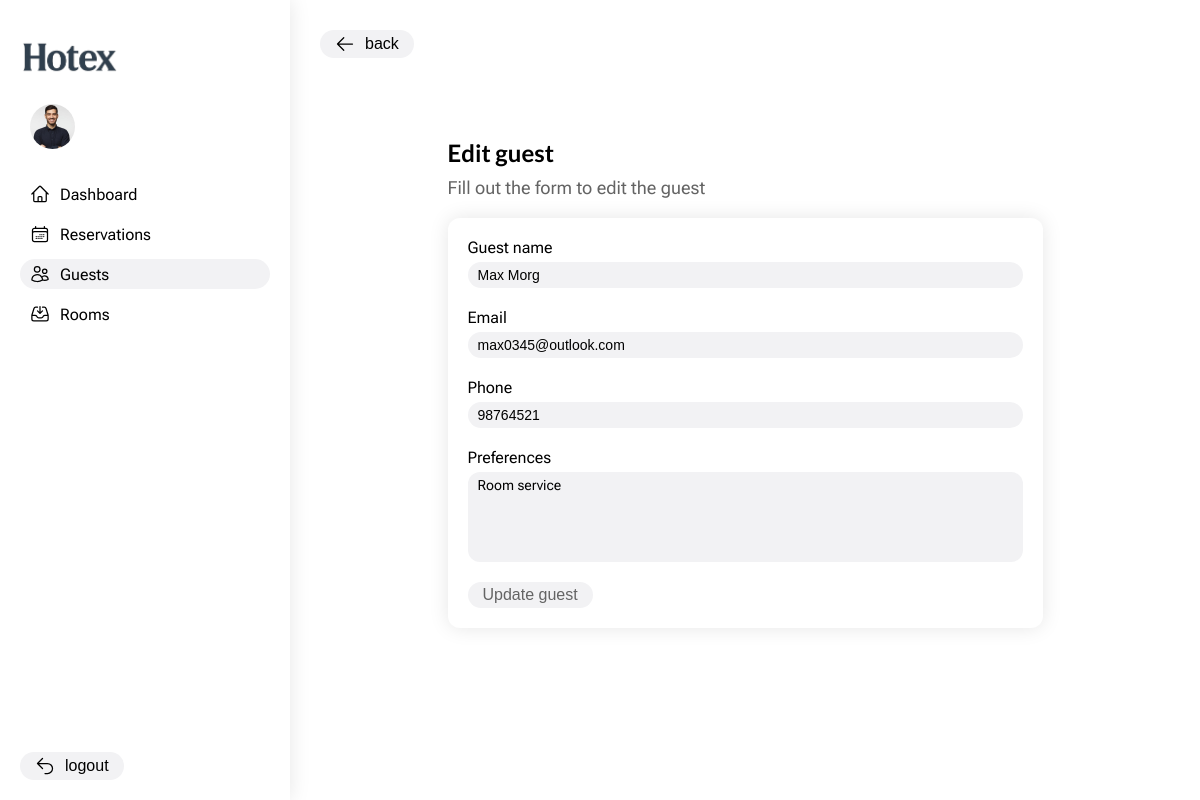
/guests/edit/10, run on the app's committed database.
### hotex_app/models.py (models this page shows, shortened)
class Guest(models.Model):
  objects = models.Manager()
  id = models.AutoField(primary_key=True)
  name = models.CharField(max_length=120)
  email = models.EmailField()
  phone = models.CharField(max_length=11)
  preference = models.TextField()

### hotex_app/views/guests.py (the view)
def edit_guest_page(request, guest_id):
  try:
    guest = Guest.objects.get(id=guest_id)
    form = GuestForm()
    form.fields['id'].initial = guest.id
    form.fields['name'].initial = guest.name
    form.fields['email'].initial = guest.email
    form.fields['phone'].initial = guest.phone
    form.fields['preferences'].initial = guest.preference
    return render(
      request,
      'forms/guest_form.html',
      {
        'user': request.user,
        'title': 'Edit Guest',
        'current_path': request.path,
        'form': form,
        'guest': guest
    })
  except Guest.DoesNotExist as error:
    print("ERROR[edit-guest]", error)
    messages.error(request, "Guest not found.")
    return redirect('guests')

### hotex_app/templates/forms/guest_form.html (shortened to what this page needs)
{% extends 'layout.html' %}
{% load static %}
{% block styles %}
    <link rel="stylesheet" href="{% static 'css/guests.css' %}">
{% endblock %}
{% block content %}
    <main class="add_guest_content">
        {% include 'blocks/back_button.html' %}
        <div class="form_wrapper">
            <h1 class="title">
                {% if guest %}
                    Edit guest
                {% else %}
                    Add a guest
                {% endif %}
            </h1>
            <p class="subtitle">
                Fill out the form to {% if guest %}edit the{% else %}add a new{% endif %} guest
            </p>
            <form
                method="POST"
                class="form"
                action="
                    {% if guest %}{% url 'update-guest' guest.id %}
                    {% else %}{% url 'save-guest' %}
                    {% endif %}"
            >
                <div class="form__input">
                    <label for="guest_name">Guest name</label>
                    <div class="input">
                        {{ form.name }}
                    </div>
                </div>
                <div class="form__input">
                    <label for="guest_email">Email</label>
                    <div class="input">
                        {{ form.email }}
                    </div>
                </div>
                <div class="form__input">
                    <label for="guest_phone">Phone</label>
                    <div class="input">
                        {{ form.phone }}
                    </div>
                </div>
                <div class="form__input">
                    <label for="guest_address">Preferences</label>
                    <div class="input input--textarea">
                        {{ form.preferences }}
                    </div>
                </div>
                <button type="submit" class="button">
                    {% if guest %}Update guest{% else %}Add guest{% endif %}
                </button>
            </form>
        </div>
    </main>
{% endblock %}

### hotex_app/static/css/main.css (style rules this page uses)
* { margin: 0; padding: 0; box-sizing: border-box; text-decoration: none; color: black; }
:root { font-family: "Segoe UI", Tahoma, sans-serif; --main-color: #f0f0f0; --color-gray: #949494; --color-light-gray: rgb(242, 242, 244); --color-dark-gray: rgb(100, 100, 100); --color-light-blue: rgb(240, 240, 255); --color-dark-blue: rgb(100, 100, 255); --color-light-red: rgb(255, 240, 240); --color-dark-red: rgb(255, 100, 100); --color-light-green: rgb(240, 255, 240); --color-dark-green: rgb(58, 133, 58); --color-green: rgb(58, 133, 58); --color-light-yellow: rgb(255, 245, 240); --color-dark-yellow: rgb(255, 170, 100); }
body { display: flex; overflow: hidden; font-family: 'Roboto Flex', sans-serif; }
h1, h2, h3, h4, h5, h6 { font-family: 'Lato', serif; }
textarea { resize: none; font-family: 'Roboto Flex', sans-serif; }
main { overflow: auto; }
.title { font-weight: 600; margin-bottom: 25px; font-size: 24px; }
.subtitle { font-weight: 400; font-size: 18px; color: var(--color-dark-gray); margin-bottom: 10px; }
.input { display: flex; align-items: center; gap: 10px; padding: 5px 10px; border-radius: 999px; background-color: var(--color-light-gray); width: fit-content; }
.input__field { border: none; outline: none; background: transparent; font-size: 14px; }
.button { display: flex; align-items: center; justify-content: center; gap: 10px; border: none; cursor: pointer; background-color: var(--color-light-gray); color: var(--color-dark-gray); font-size: 16px; font-weight: 500; width: fit-content; padding: 4px 15px; border-radius: 999px; }
.form_wrapper { width: 70%; margin: 0 auto; }
.form_wrapper .title { margin: 80px 0 10px; }
.form { background-color: white; border-radius: 12px; margin: 20px auto 0; padding: 20px; overflow-y: auto; box-shadow: 0 0 20px rgba(0, 0, 0, 0.1); }
.form .button { margin-top: 15px; }
.form__input { display: flex; flex-direction: column; margin-bottom: 20px; gap: 5px; }
.form__input .input, .input .input__field { width: 100%; }
.input--textarea { border-radius: 12px; }
.input__field--textarea { resize: none; height: 80px; }

### hotex_app/static/css/guests.css (style rules this page uses)
.add_guest_content { flex: 1; display: flex; flex-direction: column; height: 100vh; padding: 30px; }
.form .button { margin-top: 15px; }

### data on the page
Guest: name "Max Morg", email "max0345@outlook.com", phone "98764521"
